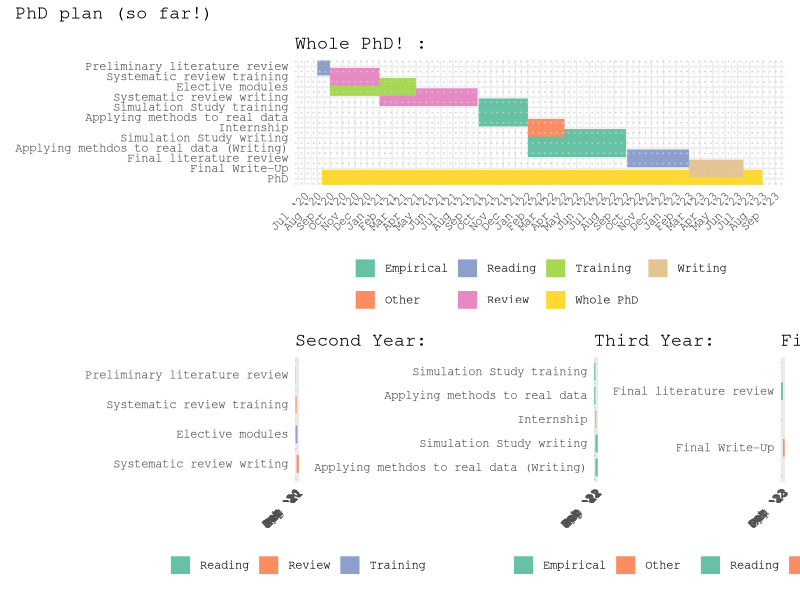

The R script that drew this image:
#Code inspired by <https://stats.andrewheiss.com/misc/gantt.html>


# Loading libraries -------------------------------------------------------

library(tidyverse) # Easily Install and Load the 'Tidyverse'
library(lubridate) # Make Dealing with Dates a Little Easier
library(scales) # Scale Functions for Visualization
library(Cairo) # R Graphics Device using Cairo Graphics Library
library(patchwork) # The Composer of Plots
library(RColorBrewer) # ColorBrewer Palettes


# Specifying tasks --------------------------------------------------------

tasks <- tribble(
  ~Start,       ~End,         ~Project,          ~Task,
  "12-08-2020", "01-08-2023", "Whole PhD", "PhD",
  "01-08-2020", "01-09-2020", "Reading", "Preliminary literature review",
  "01-09-2020", "01-04-2021", "Training", "Elective modules",
  "01-09-2020", "01-01-2021", "Review", "Systematic review training",
  "01-01-2021", "30-08-2021", "Review", "Systematic review writing",
  "02-09-2021", "01-01-2022", "Empirical", "Simulation Study training",
  "01-01-2022", "30-08-2022", "Empirical", "Simulation Study writing",
  "02-09-2021", "01-01-2022", "Empirical", "Applying methods to real data",
  "01-01-2022", "30-08-2022", "Empirical", "Applying methdos to real data (Writing)",
  "01-01-2022", "01-04-2022", "Other", "Internship",
  "02-09-2022", "01-02-2023", "Reading", "Final literature review",
  "01-02-2023", "15-06-2023", "Writing", "Final Write-Up") %>%
  mutate(Start = dmy(Start),
         End = dmy(End)) %>%
  gather(date.type, task.date, -c(Project, Task)) %>%
  arrange(date.type, task.date) %>%
  mutate(Task = factor(Task, levels = rev(unique(Task)), ordered = TRUE))

# Specifying years --------------------------------------------------------

tasks_y2 <- tasks %>%
  filter(task.date < "2021-09-01",
         Task != "PhD")

tasks_y3 <- tasks %>%
  filter(task.date > "2021-09-01",
         task.date < "2022-09-01",
         Task != "PhD")

tasks_y4 <- tasks %>%
  filter(task.date > "2022-09-01",
         task.date < "2023-09-01",
         Task != "PhD")

# Making Gantt function ---------------------------------------------------

Gantt <- function(x, Task, task.date, Project) {
    ggplot(x, aes(x = Task,
                  y = task.date,
                  colour = Project)) +
    scale_fill_brewer(palette="Set2") +
    scale_color_brewer(palette="Set2") +
    geom_line(size = 6) +
    geom_vline(xintercept = seq(length(tasks$Task) + 0.5 - 1, 0, by = -1),
               colour = "grey80",
               linetype = "dotted") +
    guides(colour = guide_legend(title = NULL)) +
    labs(x = NULL, y = NULL) +
    coord_flip() +
    scale_y_date(date_breaks = "1 month",
                 labels = date_format("%b ‘%y")) +
    theme_minimal() +
    theme(axis.text.x = element_text(angle = 45, hjust = 1),
          legend.position = "bottom")
  }


# Creating plots ----------------------------------------------------------

# Whole PhD

whole <- Gantt(tasks) +
  ggtitle("Whole PhD! :")

# By year

y2 <- Gantt(tasks_y2) +
  ggtitle("Second Year:")

y3 <- Gantt(tasks_y3) +
  ggtitle("Third Year:")
  
y4 <- Gantt(tasks_y4) +
  ggtitle("Final Year:")

charts <- whole / (y2 + y3 + y4) +
  plot_annotation(title = "PhD plan (so far!)") &
  theme(text = element_text("mono"))


# Save plot as high resolution PNG (the secret is 'type = "cairo", dpi = 300')

ggsave(charts, filename = "Gantt_chart.png",
       width = 12, height = 6.5, units = "in", type = "cairo", dpi = 300)
